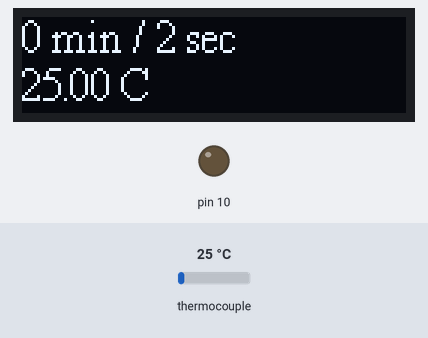
A sketch run on a simulated Arduino Uno, built with avr-gcc and run on an emulated ATmega328P. Shown: 128×32 one-colour display, output pins drawn as LEDs (lit = HIGH). The test bench sets the inputs (shaded band); at power-on: thermocouple 25 °C. The local clock reads 2024-03-15 10:24:30 at power-on unless the sketch sets it; storage starts empty; pins used as bus, display or sensor lines are not drawn; what the sketch prints to the serial monitor is not drawn.

Above: at 1.7 s.
1.8 s: thermocouple set to 6 °C
At 3.4 s:
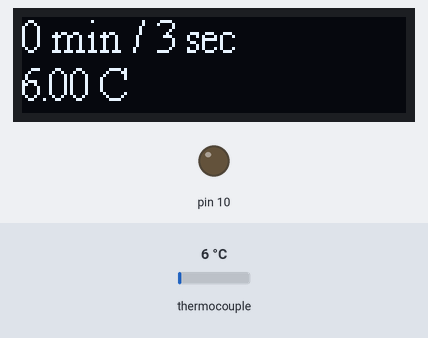
5.1 s: thermocouple set to 75 °C
At 5.9 s:
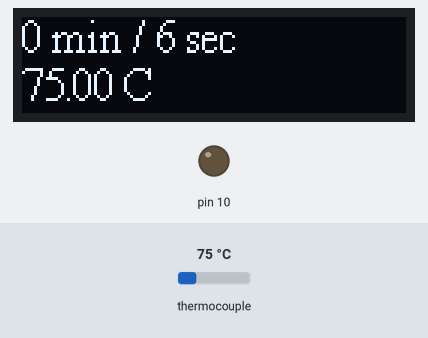
8.1 s: thermocouple set to 150 °C
At 9.4 s:
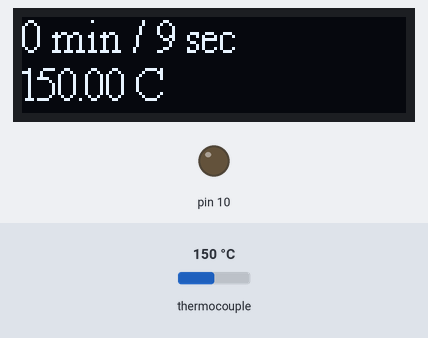
Timing chart, 0 to 11.1 s (numbered marks = the images above; inputs shaded):
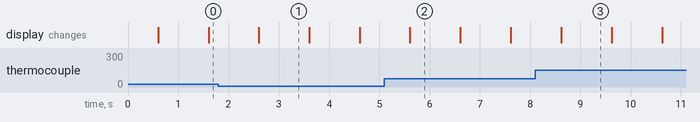

Measured:
- what the display in image 1 shows lasts 1.0 s, from 2.6 s to 3.6 s

The sketch:

004_log_SD_LCD_ver2.ino
```cpp
/*
PROGRAM NAME: log_temperature_SD_display
AUTHER      : Masatsugu Kitadai
DATE        : 2021/4/30
*/

#include <max6675.h>
#include <Wire.h>
#include <SD.h>
#include "SSD1306Ascii.h"
#include "SSD1306AsciiAvrI2c.h"
#include <DS3232RTC.h>

/***********************************************************/

// Thermcouple
int thermoDO = 4;
int thermoCS = 5;
int thermoCLK = 6;

// MAX6675
MAX6675 thermocouple(thermoCLK, thermoCS, thermoDO);
int vccPin = 3;
int gndPin = 2;

// SD card
const int chipSelect = 10;
char filename[20] = "datalog.txt";

// LCD display
#define I2C_ADDRESS 0x3C
SSD1306AsciiAvrI2c oled;

// setting
int i = 0;
int s = 0;
int t = 0;
int k = 0;

/***********************************************************/

void setup() {
  Serial.begin(9600);

  // setup MAX6675
  // use Arduino pins
  pinMode(vccPin, OUTPUT); digitalWrite(vccPin, HIGH);
  pinMode(gndPin, OUTPUT); digitalWrite(gndPin, LOW);

  // wait for MAX chip to stabilize
  delay(500);

  // setup time log
  Wire.begin();
  Serial.begin(9600);
  setSyncProvider(RTC.get);   // the function to get the time from the RTC
  if(timeStatus() != timeSet)
    Serial.println("Unable to sync with the RTC");
  else
    Serial.println("RTC has set the system time");

  // setup LCD display

  oled.begin(&Adafruit128x32, I2C_ADDRESS);
  oled.setFont(TimesNewRoman16);

  uint32_t m = micros();

  oled.clear();

  // setup SD card
  Serial.print("Initializing SD card...");
   pinMode(SS, OUTPUT);
 if (!SD.begin(chipSelect))
 {
    Serial.print("Card failed, or not present");
    oled.print("Card failed");
    // 失敗、何もしない
    while(1);
  }
  Serial.println(F("ok."));
  // SDcard
  File datafile;
  datafile = SD.open(filename, FILE_WRITE); // 干渉箇所
  datafile.print("(start) ");
  datafile.print(year());
  datafile.print("/");
  datafile.print(month());
  datafile.print("/");
  datafile.print(day());
  datafile.print(" ");
  datafile.print(hour());
  datafile.print(":");
  datafile.print(minute());
  datafile.print(":");
  datafile.print(second());
  datafile.println();
  datafile.close();
}

/***********************************************************/

void loop()
{
  i = i + 1;
  s = s + 1;
  t = s / 60;

  if (i < 60)
  {
    // Serial
    Serial.print(hour());
    Serial.print(":");
    Serial.print(minute());
    Serial.print(":");
    Serial.print(second());
    Serial.print("\t");
    Serial.print(s);
    Serial.println();

    // LCD display
    oled.clear();
/*
    oled.print(month());
    oled.print(" / ");
    oled.print(day());
    oled.print(" ");
    oled.print(hour());
    oled.print(" : ");
    oled.print(minute());
    oled.print(" : ");
    oled.print(second());
    oled.println();
*/
    oled.print(t);
    oled.print(" min");
    oled.print(" / ");
    oled.print(i);
    oled.print(" sec");
    oled.println();

    oled.print(thermocouple.readCelsius());

    #if ARDUINO >= 100
    oled.write((byte)0);
    #else
    oled.print(0, BYTE);
    #endif
    oled.print(" C");
    oled.println();
  }

  else
  {
    i = 0;

    Serial.print(hour());
    Serial.print(":");
    Serial.print(minute());
    Serial.print(":");
    Serial.print(second());
    Serial.print("\t");
    Serial.print(s);
    Serial.println();

    // LCD display
    oled.clear();
  /*
    oled.print(month());
    oled.print(" / ");
    oled.print(day());
    oled.print(" ");
    oled.print(hour());
    oled.print(" : ");
    oled.print(minute());
    oled.print(" : ");
    oled.print(second());
    oled.println();
*/
    oled.print(t);
    oled.print(" min");
    oled.print(" / ");
    oled.print(i);
    oled.print(" sec");
    oled.println();

    oled.print(thermocouple.readCelsius());

    #if ARDUINO >= 100
    oled.write((byte)0);
    #else
    oled.print(0, BYTE);
    #endif
    oled.print(" C");
    oled.println();

    // SDcard
    File datafile;

    datafile = SD.open(filename, FILE_WRITE);
    datafile.print(k);
    datafile.print("\t");
    datafile.print(thermocouple.readCelsius());
    datafile.println();

    datafile.close();

    k = k + 1;
  }

   // determining the interval
  delay(970);
}
```
